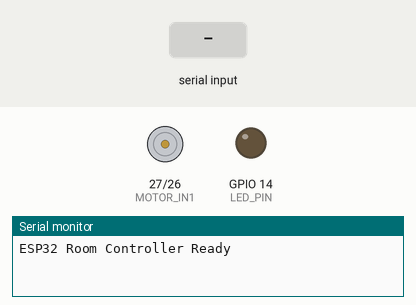
Recording of a sketch running on a simulated ESP32. Shown: motor-driver pin pairs drawn as motors (green arrow = first pin HIGH = forward, orange = second pin HIGH = backward, longer = more drive, scaled by the enable pin), output pins drawn as LEDs (lit = HIGH), the last lines printed to the serial monitor. Inputs (shaded band) come from the test bench.

Above: at 1.2 s.
1.3 s: "LIGHT_ON\n" received over Serial
At 2.5 s:
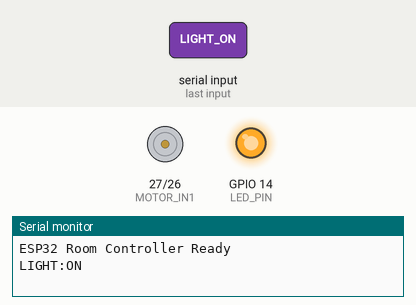
2.8 s: "FAN_ON\n" received over Serial
At 3.8 s:
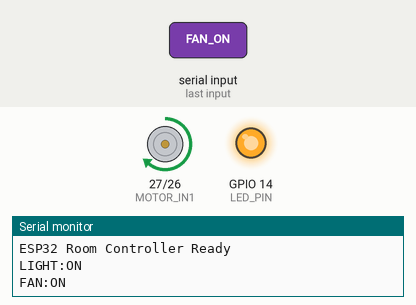
4.3 s: "LIGHT_OFF\n" received over Serial
At 4.9 s:
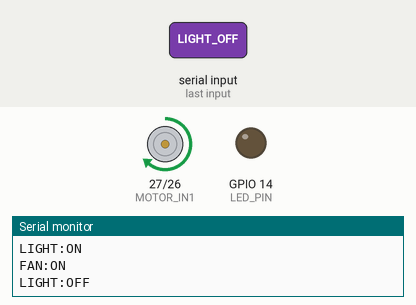
5.8 s: "FAN_OFF\n" received over Serial
At 6.1 s:
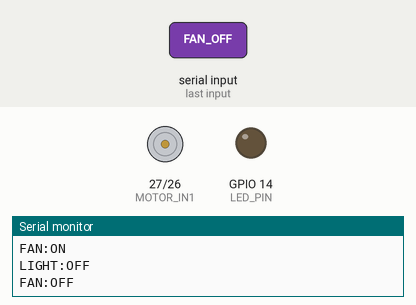
Timing chart, 0 to 8.3 s (numbered marks = the images above; inputs shaded):
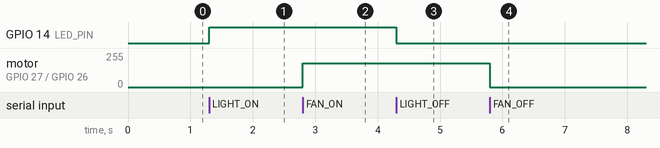

The sketch:

smart_room.ino
```cpp
// ESP32_Room_Controller.ino
#define LED_PIN     14
#define MOTOR_IN1   27
#define MOTOR_IN2   26
#define MOTOR_PWM   33

int motorSpeed = 180;  // 0-255

void setup() {
  Serial.begin(115200);

  pinMode(LED_PIN, OUTPUT);
  pinMode(MOTOR_IN1, OUTPUT);
  pinMode(MOTOR_IN2, OUTPUT);
  pinMode(MOTOR_PWM, OUTPUT);

  digitalWrite(LED_PIN, LOW);
  digitalWrite(MOTOR_IN1, LOW);
  digitalWrite(MOTOR_IN2, LOW);

  Serial.println("ESP32 Room Controller Ready");
}

void loop() {
  if (Serial.available()) {
    String command = Serial.readStringUntil('\n');
    command.trim();

    if (command == "LIGHT_ON") {
      digitalWrite(LED_PIN, HIGH);
      Serial.println("LIGHT:ON");
    }
    else if (command == "LIGHT_OFF") {
      digitalWrite(LED_PIN, LOW);
      Serial.println("LIGHT:OFF");
    }
    else if (command == "FAN_ON") {
      digitalWrite(MOTOR_IN1, HIGH);
      digitalWrite(MOTOR_IN2, LOW);
      analogWrite(MOTOR_PWM, motorSpeed);
      Serial.println("FAN:ON");
    }
    else if (command == "FAN_OFF") {
      digitalWrite(MOTOR_IN1, LOW);
      digitalWrite(MOTOR_IN2, LOW);
      analogWrite(MOTOR_PWM, 0);
      Serial.println("FAN:OFF");
    }
    else if (command.startsWith("FAN_SPEED:")) {
      motorSpeed = command.substring(10).toInt();
      motorSpeed = constrain(motorSpeed, 0, 255);
      Serial.println("SPEED:" + String(motorSpeed));
    }
  }
}
```

Measured:
- after the input at 1.3 s, GPIO 14 (LED_PIN): LOW → HIGH at once
- after the input at 2.8 s, motor on GPIO 27 (MOTOR_IN1) / GPIO 26 (MOTOR_IN2): stopped → forward 180/255 at once
- after the input at 4.3 s, GPIO 14 (LED_PIN): HIGH → LOW at once
- after the input at 5.8 s, motor on GPIO 27 (MOTOR_IN1) / GPIO 26 (MOTOR_IN2): forward 180/255 → stopped at once
